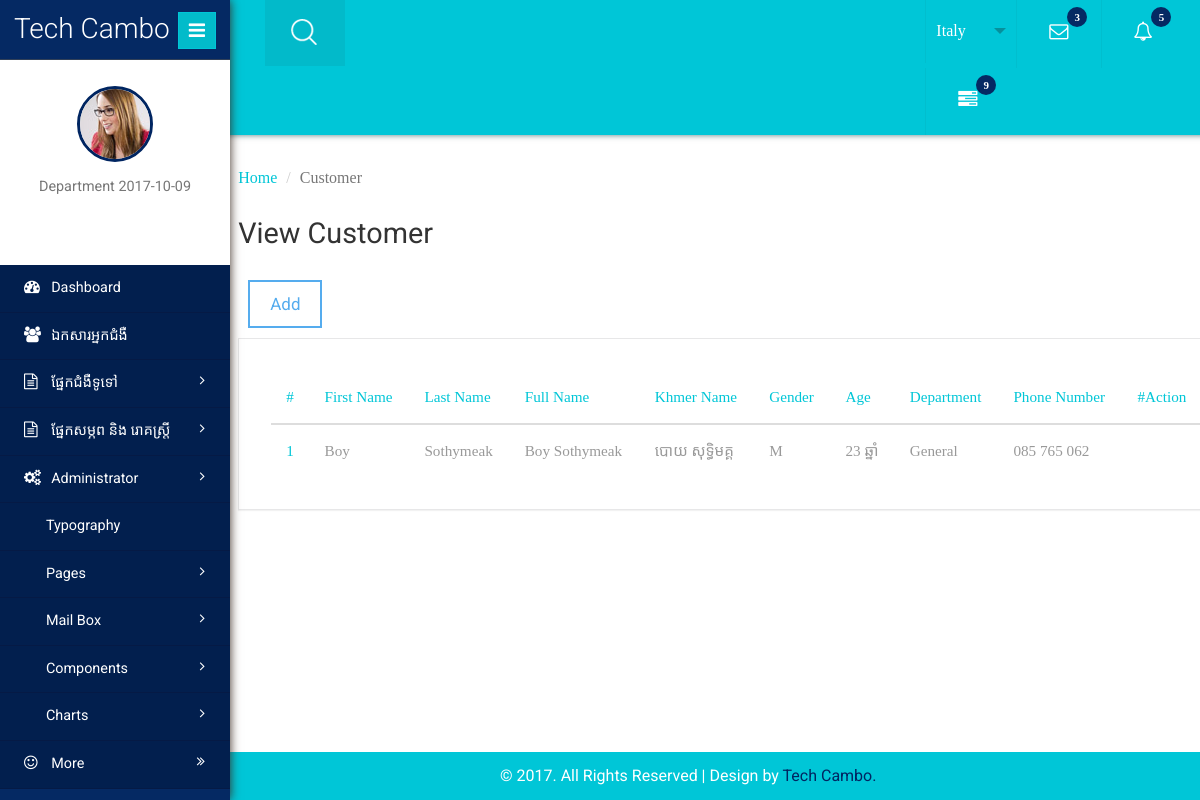
The page /index.php/admin/viewCustomer on the database its author committed.
### tables this page shows
CREATE TABLE `customers` (
  `custID` int(11) NOT NULL,
  `firstname` varchar(50) NOT NULL,
  `lastname` varchar(50) NOT NULL,
  `fullname` varchar(150) NOT NULL,
  `khmername` varchar(150) DEFAULT NULL,
  `husbandName` varchar(150) DEFAULT NULL,
  `husbandAge` int(11) DEFAULT NULL,
  `nationality` varchar(100) DEFAULT NULL,
  `department` varchar(50) DEFAULT NULL,
  `gender` char(1) NOT NULL,
  `age` int(11) NOT NULL,
  `ageType` varchar(50) DEFAULT NULL,
  `occupation` varchar(50) DEFAULT NULL,
  `phone` varchar(50) DEFAULT NULL,
  `homePhone` varchar(50) DEFAULT NULL,
  `homeNo` varchar(50) DEFAULT NULL,
  `streetNo` varchar(50) DEFAULT NULL,
  `groupNo` varchar(50) DEFAULT NULL,
  `provinceNo` varchar(50) DEFAULT NULL,
  `distinctNo` varchar(50) DEFAULT NULL,
  `communNo` varchar(50) DEFAULT NULL,
  `villageNo` varchar(50) DEFAULT NULL,
  `createDate` date NOT NULL,
  `isActive` char(1) NOT NULL
);

### application/controllers/admin.php (called while the page is built, shortened)
<?php
class Admin extends CI_Controller {
    public function __construct() {
        $this->load->model('employee_model');
        $this->load->model('customer_model');
        $this->load->model('letterin_model');
    }
    public function viewCustomer() {
        $data = array();
        $data['content'] = '/customer/customer';
        $data['current_page'] = 'Customer';
        $data['listCustomer'] = $this->customer_model->get_all_customers();
        $this->load->view('admin', $data);
    }
}

### index.php (called while the page is built, shortened)
<?php
require_once BASEPATH.'core/CodeIgniter.php';

### application/models/customer_model.php (called while the page is built, shortened)
<?php
class Customer_model extends CI_Model {
    public function get_all_customers() {
        $this->db->select('*');
        $this->db->from('customers');
        $this->db->where('isActive', 'Y');
        $query = $this->db->get();
        return $query->result();
    }
}
?>

### application/views/customer/customer.php (the view, shortened to what this page needs)
<div class="sub-heard-part">
    <ol class="breadcrumb m-b-0">
        <li><a href="<?php echo base_url() ?>">Home</a></li>
        <li class="active"><?php echo $current_page ?></li>
    </ol>
</div>
<div class="forms-main">
    <h2 class="inner-tittle">View Customer </h2>
    <a class="btn blue" href="<?php echo base_url() ?>admin/addCustomer">Add</a>
    <div class="graph">
        <div class="tables">
            <table class="table table-hover">
                <thead>
                    <tr>
                        <th>#</th>
                        <th>First Name</th>
                        <th>Last Name</th>
                        <th>Full Name</th>
                        <th>Khmer Name</th>
                        <th>Gender</th>
                        <th>Age</th>
                        <th>Department</th>
                        <th>Phone Number</th>
                        <th>#Action</th>
                    </tr>
                </thead>
                <tbody>
                    <?php
                    $row = 0;
                    foreach ($listCustomer as $value) {
                        $row += 1;
                        ?>
                        <tr>
                            <th scope="row"><?php echo $row ?></th>
                            <td><?php echo $value->firstname ?></td>
                            <td><?php echo $value->lastname ?></td>
                            <td><?php echo $value->fullname ?></td>
                            <td><?php echo $value->khmername ?></td>
                            <td><?php echo $value->gender ?></td>
                            <td><?php echo $value->age ?> <?php echo $value->ageType ?></td>
                            <td><?php echo $value->department ?></td>
                            <td><?php echo $value->phone ?></td>
                            <td>
                                <a class="tooltips" href="<?php echo base_url(); ?>admin/editCustomer/<?php echo $value->custID ?>">
                                    <i class="lnr lnr-pencil"></i>
                                </a>
                                <a class="tooltips" onclick="btnDelete('<?php echo $value->fullname ?>', '<?php echo $value->custID ?>')" style="color: red !important;">
                                    <i class="lnr lnr-trash"></i>
                                </a>
                            </td>
                        </tr>
                    <?php } ?>
                </tbody>
            </table>
        </div>
    </div>
</div>

### application/views/admin.php (shortened to what this page needs)
<!DOCTYPE HTML>
<html>
    <head>
        <link href="<?php echo base_url() ?>public/css/bootstrap.min.css" rel='stylesheet' type='text/css' />
        <link href="<?php echo base_url() ?>public/css/style.css" rel='stylesheet' type='text/css' />
        <link href="<?php echo base_url() ?>public/css/font-awesome.css" rel="stylesheet">
        <link rel="stylesheet" href="<?php echo base_url() ?>public/css/icon-font.min.css" type='text/css' />
        <link href="<?php echo base_url() ?>public/css/bars.css" rel='stylesheet' type='text/css' />
        <link href="<?php echo base_url() ?>public/css/fabochart.css" rel='stylesheet' type='text/css' />
    </head>
    <body>
        <div class="page-container">
            <div class="left-content">
                <div class="inner-content">
                    <div class="header-section">
                        <div class="top_menu">
                            <div class="srch"><button></button></div>
                            <div class="profile_details_left">
                                <ul class="nofitications-dropdown">
                                    <li class="dropdown note dra-down">
                                        <div id="dd" class="wrapper-dropdown-3" tabindex="1">
                                            <span>Italy</span>
                                        </div>
                                    </li>
                                    <li class="dropdown note">
                                        <a href="#" class="dropdown-toggle" data-toggle="dropdown" aria-expanded="false"><i class="fa fa-envelope-o"></i> <span class="badge">3</span></a>
                                    </li>
                                    <li class="dropdown note">
                                        <a href="#" class="dropdown-toggle" data-toggle="dropdown" aria-expanded="false"><i class="fa fa-bell-o"></i> <span class="badge">5</span></a>
                                    </li>
                                    <li class="dropdown note">
                                        <a href="#" class="dropdown-toggle" data-toggle="dropdown" aria-expanded="false"><i class="fa fa-tasks"></i> <span class="badge blue1">9</span></a>
                                    </li>
                                    <div class="clearfix"></div>
                                </ul>
                            </div>
                            <div class="clearfix"></div>
                        </div>
                    </div>
                    <div class="outter-wp">
                        <?php
                        $this->load->view($content);
                        ?>
                    </div>
                </div>
                <footer>
                    <p>&copy 2017. All Rights Reserved | Design by <a href="https://www.facebook.com/techcambo/?fref=ts" target="_blank">Tech Cambo.</a></p>
                </footer>
            </div>
        </div>
        <div class="sidebar-menu">
            <header class="logo">
                <a href="#" class="sidebar-icon"> <span class="fa fa-bars"></span> </a> <a href="<?php echo base_url() ?>"> <span id="logo"> <h1>Tech Cambo</h1></span>
                </a>
            </header>
            <div class="down">
                <a href="index.html"><img src="<?php echo base_url() ?>public/images/admin.jpg"></a>
                <p>Department <?php echo $this->session->userdata('sess_userlogin')->department . date('Y-m-d') ?></p>
                <ul>
                    <li><a class="tooltips" href="index.html"><span>Profile</span><i class="lnr lnr-user"></i></a></li>
                    <li><a class="tooltips" href="index.html"><span>Settings</span><i class="lnr lnr-cog"></i></a></li>
                    <li><a class="tooltips" href="<?php echo base_url() ?>admin/logout"><span>Log out</span><i class="lnr lnr-power-switch"></i></a></li>
                </ul>
            </div>
            <div class="menu">
                <ul id="menu" >
                    <li><a href="<?php echo base_url() ?>admin/dashboard"><i class="fa fa-tachometer"></i> <span>Dashboard</span></a></li>
                    <li><a href="<?php echo base_url() ?>admin/viewCustomer"><i class="fa fa-users"></i> <span>ឯកសារអ្នកជំងឺ</span></a></li>
                    <li id="menu-academico" ><a href="#"><i class="fa fa-file-text-o"></i> <span>ផ្នែកជំងឺទូទៅ</span> <span class="fa fa-angle-right" style="float: right"></span></a>
                    </li>
                    <li id="menu-academico" ><a href="#"><i class="fa fa-file-text-o"></i> <span>ផ្នែកសម្ភព និង រោគស្រ្តី</span> <span class="fa fa-angle-right" style="float: right"></span></a>
                    </li>
                    <li id="menu-academico" ><a href="#"><i class="fa fa-cogs"></i> <span> Administrator</span> <span class="fa fa-angle-right" style="float: right"></span></a>
                    </li>
                    <li><a href="typography.html"><i class="lnr lnr-pencil"></i> <span>Typography</span></a></li>
                    <li id="menu-academico" ><a href="#"><i class="lnr lnr-book"></i> <span>Pages</span> <span class="fa fa-angle-right" style="float: right"></span></a>
                    </li>
                    <li><a href="#"><i class="lnr lnr-envelope"></i> <span>Mail Box</span><span class="fa fa-angle-right" style="float: right"></span></a>
                    </li>
                    <li id="menu-academico" ><a href="#"><i class="lnr lnr-layers"></i> <span>Components</span> <span class="fa fa-angle-right" style="float: right"></span></a>
                    </li>
                    <li><a href="chart.html"><i class="lnr lnr-chart-bars"></i> <span>Charts</span> <span class="fa fa-angle-right" style="float: right"></span></a>
                    </li>
                    <li id="menu-comunicacao" ><a href="#"><i class="fa fa-smile-o"></i> <span>More</span><span class="fa fa-angle-double-right" style="float: right"></span></a>
                    </li>
                </ul>
            </div>
        </div>
        <div class="clearfix"></div>
    <link rel="stylesheet" href="<?php echo base_url() ?>public/css/vroom.css">
</body>
</html>

### public/css/bars.css (style rules this page uses)
body { margin: 0; font-family: 'montserrat'; }

### rows shown on the page
customers: firstname "Boy", lastname "Sothymeak", fullname "Boy Sothymeak", khmername "បោយ⁣ សុទ្ធិមគ្គ", gender "M", age "23", ageType "ឆ្នាំ", department "General", phone "085 765 062"

### other values the page prints
$current_page "Customer"
